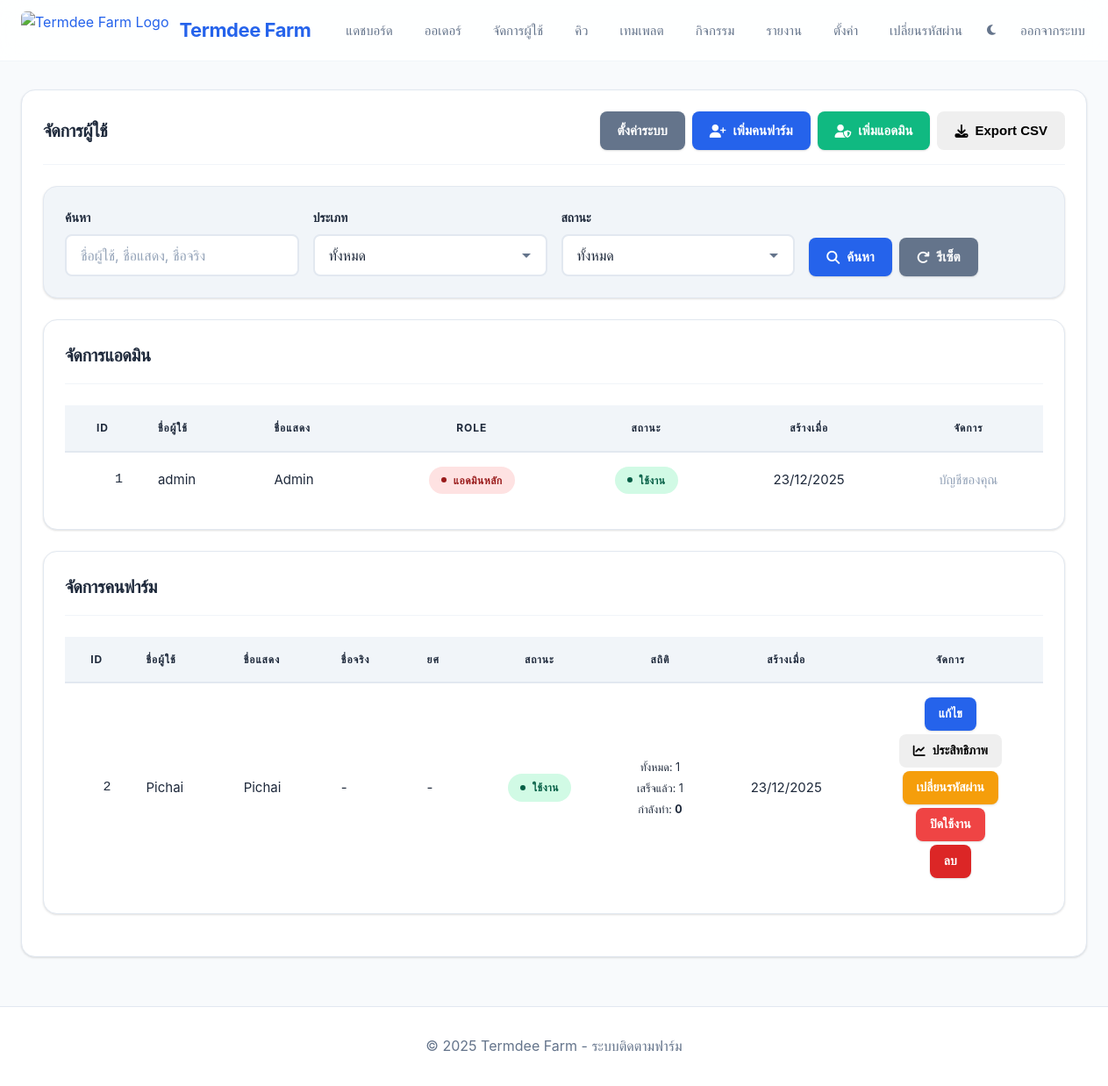
/admin/farmers (signed in), run on the app's committed database.
### models.py (models this page shows)
class User(UserMixin, db.Model):
    __tablename__ = 'users'
    id = db.Column(db.Integer, primary_key=True)
    username = db.Column(db.String(80), unique=True, nullable=False)
    password_hash = db.Column(db.String(255), nullable=False)
    role = db.Column(db.String(20), nullable=False)  # super_admin, admin, farmer
    display_name = db.Column(db.String(100))
    real_name = db.Column(db.String(200))  # ชื่อจริง
    bank_name = db.Column(db.String(200))  # ชื่อธนาคาร
    bank_account = db.Column(db.String(100))  # บัญชีธนาคาร
    user_title = db.Column(db.String(50))  # ยศผู้ใช้ (เช่น Senior Farmer, Junior Farmer)
    active = db.Column(db.Boolean, default=True)
    created_at = db.Column(db.DateTime, default=datetime.utcnow)
    last_seen_at = db.Column(db.DateTime)
    tasks = db.relationship('Task', backref='farmer', lazy=True)
    logs = db.relationship('Log', backref='actor', lazy=True)

### app.py (the view)
@app.route('/admin/farmers')
@admin_required
def admin_farmers():
    search = request.args.get('search', '').strip()
    active_filter = request.args.get('active', '')
    role_filter = request.args.get('role', '').strip()
    farmer_query = User.query.filter_by(role='farmer')
    if search:
        farmer_query = farmer_query.filter(
            (User.username.contains(search)) |
            (User.display_name.contains(search)) |
            (User.real_name.contains(search))
        )
    if active_filter == 'true':
        farmer_query = farmer_query.filter_by(active=True)
    elif active_filter == 'false':
        farmer_query = farmer_query.filter_by(active=False)
    if role_filter == 'farmer':
        farmers = farmer_query.all()
    elif role_filter == 'admin':
        farmers = []
    else:
        farmers = farmer_query.all()
    admins = []
    if current_user.role == 'super_admin':
        admin_query = User.query.filter(User.role.in_(['admin', 'super_admin']))
        if search:
            admin_query = admin_query.filter(
                (User.username.contains(search)) |
                (User.display_name.contains(search))
            )
        if active_filter == 'true':
            admin_query = admin_query.filter_by(active=True)
        elif active_filter == 'false':
            admin_query = admin_query.filter_by(active=False)
        if role_filter == 'admin':
            admins = admin_query.all()
        elif role_filter == 'farmer':
            admins = []
        else:
            admins = admin_query.all()
    farmer_stats = {}
    for farmer in farmers:
        total_tasks = Task.query.filter_by(farmer_id=farmer.id).count()
        completed_tasks = Task.query.filter_by(farmer_id=farmer.id, status='delivered').count()
        active_tasks = Task.query.filter_by(farmer_id=farmer.id).filter(
            Task.status.in_(['assigned', 'accepted', 'farming', 'paused'])
        ).count()
        farmer_stats[farmer.id] = {
            'total_tasks': total_tasks,
            'completed_tasks': completed_tasks,
            'active_tasks': active_tasks
        }
    return render_template('admin/farmers.html',
                         farmers=farmers,
                         admins=admins if current_user.role == 'super_admin' else [],
                         farmer_stats=farmer_stats,
                         search=search,
                         active_filter=active_filter,
                         role_filter=role_filter,
                         current_user_role=current_user.role)

### app.py (called while the page is built)
@login_manager.user_loader
def load_user(user_id):
    try:
        return User.query.get(int(user_id))
    except (ValueError, TypeError):
        return None

@app.context_processor
def utility_processor():
    return dict(get_status_th=get_status_th, Settings=Settings)

def admin_required(f):
    @wraps(f)
    @login_required
    def decorated_function(*args, **kwargs):
        if current_user.role not in ['admin', 'super_admin']:
            flash('คุณไม่มีสิทธิ์เข้าถึงหน้านี้', 'error')
            return redirect(url_for('index'))
        return f(*args, **kwargs)
    return decorated_function

### templates/admin/farmers.html (shortened to what this page needs)
{% extends "base.html" %}
{% block content %}
<div class="card">
    <div class="card-header">
        <h1 class="card-title">จัดการผู้ใช้</h1>
        <div class="btn-group">
            <a href="{{ url_for('admin_settings') }}" class="btn btn-secondary">ตั้งค่าระบบ</a>
            <button class="btn btn-primary" onclick="showCreateFarmerModal()">
                <i class="fas fa-user-plus"></i> เพิ่มคนฟาร์ม
            </button>
            {% if current_user_role == 'super_admin' %}
            <button class="btn btn-success" onclick="showCreateAdminModal()">
                <i class="fas fa-user-shield"></i> เพิ่มแอดมิน
            </button>
            {% endif %}
            <button class="btn btn-info" onclick="exportFarmers()">
                <i class="fas fa-download"></i> Export CSV
            </button>
        </div>
    </div>
    <div class="card mt-3" style="background: var(--bg-secondary);">
        <form method="GET" action="{{ url_for('admin_farmers') }}" id="filterForm">
            <div class="grid grid-4" style="gap: 1rem;">
                <div class="form-group" style="margin-bottom: 0;">
                    <label class="form-label">ค้นหา</label>
                    <input type="text" name="search" class="form-control"
                           placeholder="ชื่อผู้ใช้, ชื่อแสดง, ชื่อจริง"
                           value="{{ search }}">
                </div>
                <div class="form-group" style="margin-bottom: 0;">
                    <label class="form-label">ประเภท</label>
                    <select name="role" class="form-control">
                        <option value="">ทั้งหมด</option>
                    </select>
                </div>
                <div class="form-group" style="margin-bottom: 0;">
                    <label class="form-label">สถานะ</label>
                    <select name="active" class="form-control">
                        <option value="">ทั้งหมด</option>
                    </select>
                </div>
                <div class="form-group" style="margin-bottom: 0; display: flex; align-items: flex-end;">
                    <div class="btn-group" style="width: 100%;">
                        <button type="submit" class="btn btn-primary">
                            <i class="fas fa-search"></i> ค้นหา
                        </button>
                        <a href="{{ url_for('admin_farmers') }}" class="btn btn-secondary">
                            <i class="fas fa-redo"></i> รีเซ็ต
                        </a>
                    </div>
                </div>
            </div>
        </form>
    </div>
    {% if admins|length > 0 and current_user_role == 'super_admin' %}
    <div class="card mt-3">
        <div class="card-header">
            <h2 class="card-title">จัดการแอดมิน</h2>
        </div>
        <div class="table-responsive">
            <table class="table">
                <thead>
                    <tr>
                        <th class="text-center number">ID</th>
                        <th>ชื่อผู้ใช้</th>
                        <th>ชื่อแสดง</th>
                        <th class="text-center">Role</th>
                        <th class="text-center">สถานะ</th>
                        <th class="text-center">สร้างเมื่อ</th>
                        <th class="text-center">จัดการ</th>
                    </tr>
                </thead>
                <tbody>
                    {% for admin in admins %}
                    <tr>
                        <td data-label="ID" class="text-center number">{{ admin.id }}</td>
                        <td data-label="ชื่อผู้ใช้">{{ admin.username }}</td>
                        <td data-label="ชื่อแสดง">{{ admin.display_name or admin.username }}</td>
                        <td data-label="Role" class="text-center">
                            {% if admin.role == 'super_admin' %}
                                <span class="badge badge-danger">แอดมินหลัก</span>
                            {% else %}
                                <span class="badge badge-primary">แอดมิน</span>
                            {% endif %}
                        </td>
                        <td data-label="สถานะ" class="text-center">
                            {% if admin.active %}
                            <span class="badge badge-success">ใช้งาน</span>
                            {% else %}
                            <span class="badge badge-canceled">ปิดใช้งาน</span>
                            {% endif %}
                        </td>
                        <td data-label="สร้างเมื่อ" class="text-center">{{ admin.created_at.strftime('%d/%m/%Y') if admin.created_at else '-' }}</td>
                        <td data-label="จัดการ" class="text-center">
                            <div class="btn-group" style="flex-direction: column; gap: 0.25rem;">
                                {% if admin.role != 'super_admin' or current_user_role == 'super_admin' %}
                                    {% if admin.id != current_user.id %}
                                        <button class="btn btn-sm btn-primary" onclick="showEditAdminModal({{ admin.id }})">แก้ไข</button>
                                        {% if admin.active %}
                                        <button class="btn btn-sm btn-danger" onclick="disableAdmin({{ admin.id }})">ปิดใช้งาน</button>
                                        {% else %}
                                        <button class="btn btn-sm btn-success" onclick="enableAdmin({{ admin.id }})">เปิดใช้งาน</button>
                                        {% endif %}
                                        <button class="btn btn-sm btn-danger" onclick="deleteAdmin({{ admin.id }}, '{{ admin.username }}')" style="background-color: #dc2626;">ลบ</button>
                                    {% else %}
                                        <span class="text-muted">บัญชีของคุณ</span>
                                    {% endif %}
                                {% else %}
                                    <span class="text-muted">ไม่มีสิทธิ์จัดการ</span>
                                {% endif %}
                            </div>
                        </td>
                    </tr>
                    {% endfor %}
                </tbody>
            </table>
        </div>
    </div>
    {% endif %}
    {% if farmers|length > 0 %}
    <div class="card mt-3">
        <div class="card-header">
            <h2 class="card-title">จัดการคนฟาร์ม</h2>
        </div>
        <div class="table-responsive">
            <table class="table">
            <thead>
                <tr>
                    <th class="text-center number">ID</th>
                    <th>ชื่อผู้ใช้</th>
                    <th>ชื่อแสดง</th>
                    <th>ชื่อจริง</th>
                    <th>ยศ</th>
                    <th class="text-center">สถานะ</th>
                    <th class="text-center">สถิติ</th>
                    <th class="text-center">สร้างเมื่อ</th>
                    <th class="text-center">จัดการ</th>
                </tr>
            </thead>
            <tbody>
                {% for farmer in farmers %}
                <tr>
                    <td data-label="ID" class="text-center number">{{ farmer.id }}</td>
                    <td data-label="ชื่อผู้ใช้">{{ farmer.username }}</td>
                    <td data-label="ชื่อแสดง">{{ farmer.display_name or farmer.username }}</td>
                    <td data-label="ชื่อจริง">{{ farmer.real_name or '-' }}</td>
                    <td data-label="ยศ">
                        {% if farmer.user_title %}
                            <span class="badge badge-primary">{{ farmer.user_title }}</span>
                        {% else %}
                            -
                        {% endif %}
                    </td>
                    <td data-label="สถานะ" class="text-center">
                        {% if farmer.active %}
                        <span class="badge badge-success">ใช้งาน</span>
                        {% else %}
                        <span class="badge badge-canceled">ปิดใช้งาน</span>
                        {% endif %}
                    </td>
                    <td data-label="สถิติ" class="text-center">
                        {% set stats = farmer_stats.get(farmer.id, {}) %}
                        <small>
                            ทั้งหมด: {{ stats.get('total_tasks', 0) }}<br>
                            เสร็จแล้ว: {{ stats.get('completed_tasks', 0) }}<br>
                            กำลังทำ: <strong>{{ stats.get('active_tasks', 0) }}</strong>
                        </small>
                    </td>
                    <td data-label="สร้างเมื่อ" class="text-center">{{ farmer.created_at.strftime('%d/%m/%Y') if farmer.created_at else '-' }}</td>
                    <td data-label="จัดการ" class="text-center">
                    <div class="btn-group" style="flex-direction: column; gap: 0.25rem;">
                        <button class="btn btn-sm btn-primary" onclick="showEditFarmerModal({{ farmer.id }})">แก้ไข</button>
                        <button class="btn btn-sm btn-info" onclick="viewPerformance({{ farmer.id }})">
                            <i class="fas fa-chart-line"></i> ประสิทธิภาพ
                        </button>
                        <button class="btn btn-sm btn-warning" onclick="showResetPasswordModal({{ farmer.id }}, '{{ farmer.username }}')">เปลี่ยนรหัสผ่าน</button>
                        {% if farmer.active %}
                        <button class="btn btn-sm btn-danger" onclick="disableFarmer({{ farmer.id }})">ปิดใช้งาน</button>
                        {% else %}
                        <button class="btn btn-sm btn-success" onclick="enableFarmer({{ farmer.id }})">เปิดใช้งาน</button>
                        {% endif %}
                        <button class="btn btn-sm btn-danger" onclick="deleteFarmer({{ farmer.id }}, '{{ farmer.username }}')" style="background-color: #dc2626;">ลบ</button>
                    </div>
                </td>
            </tr>
            {% endfor %}
        </tbody>
    </table>
        </div>
    {% else %}
    <p class="text-center">ยังไม่มีคนฟาร์ม</p>
    {% endif %}
    </div>
</div>
{% endblock %}

### data on the page
User: id "1", username "admin", display_name "Admin", role "แอดมินหลัก", active "ใช้งาน", created_at "23/12/2025"
User: id "2", username "Pichai", display_name+username "Pichai", real_name "-", shows "ใช้งาน", get "1", get "0", created_at "23/12/2025"
